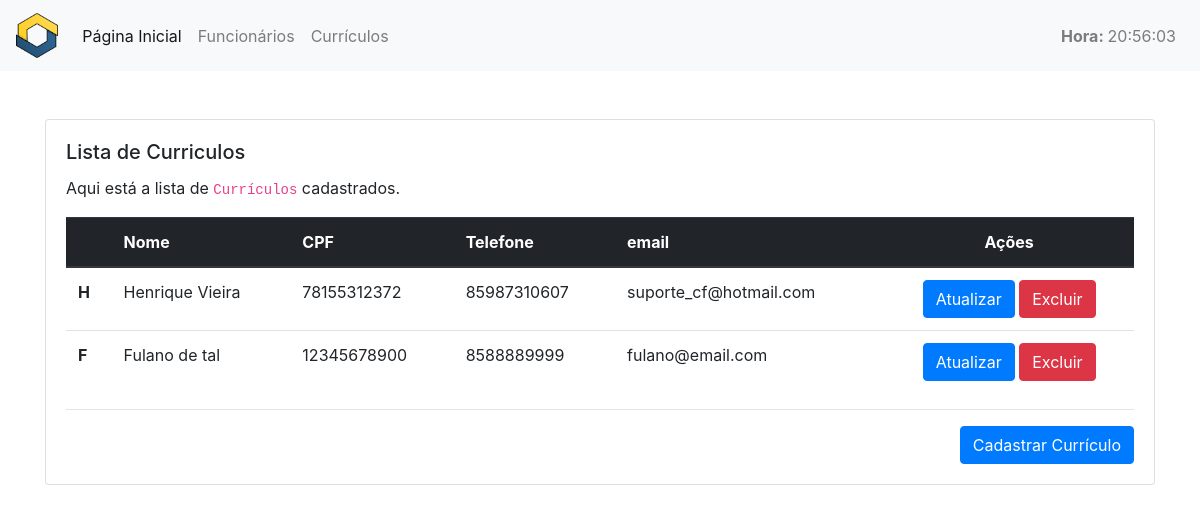
Page /curriculos/ on the committed database.
### helloworld/models.py (models this page shows)
class Curriculo(models.Model):
    SEXO_CHOICES = (
        ('M', u'Masculino'),
        ('F', u'Feminino'),
    )
    ESTADO_CIVIL_CHOICES = (
        ('S', u'Solteiro'),
        ('C', u'Casado'),
        ('D', u'Divorciado'),
        ('V', u'Viúvo'),
    )
    nome = models.CharField(
        max_length=255,
        null=True,
        blank=True
    )
    cpf = models.CharField(
        max_length=14,
        null=True,
        blank=True
    )
    TelCelular = models.CharField(
        max_length=11,
        blank=True,
        null=True,
        verbose_name='Nº telefone celular'
    )
    TelFixo = models.CharField(
        max_length=11,
        blank=True,
        null=True,
        verbose_name='Nº telefone fixo'
    )
    sexo = models.CharField(
        max_length=1,
        choices=SEXO_CHOICES
    )
    estado_civil = models.CharField(
        max_length=1,
        choices=ESTADO_CIVIL_CHOICES,
        verbose_name='Estado civil'
    )
    email = models.EmailField(
        null=True
    )
    idade = models.IntegerField(
        blank=True,
        null=True
    )
    remuneracao = models.DecimalField(
        max_digits=8,
        decimal_places=2,
        null=True,
        blank=True
    )
    login = models.CharField(
        max_length=255,
        null=True,
        blank=True
    )
    rua =  models.CharField(
        max_length=255,
        null=True,
        blank=True
    )
    numero = models.IntegerField(
        blank=True,
        null=True
    )
    bairro = models.CharField(
        max_length=255,
        null=True,
        blank=True
    )
    cidade  =  models.CharField(
        max_length=255,
        null=True,
        blank=True
    )
    estado  =  models.CharField(
        max_length=2,
        null=True,
        blank=True
    )
    cep = models.CharField(
        max_length=9,
        blank=True,
        null=True
    )
    curriculo = models.CharField(
        max_length=255,
        null=True,
        blank=True
    )
    descricao = models.TextField()
    criadoData = models.DateTimeField()
    status = models.IntegerField(
        blank=True,
        null=True
    )
    objetos = models.Manager()

### website/views.py (the view)
# urls.py: path('curriculos/', CurriculoListView.as_view(), name="lista_curriculo"),
class CurriculoListView(ListView):
    template_name = "website/lista_curriculo.html"
    model = Curriculo
    context_object_name = "curriculos"

### website/templatetags/primeira_letra.py (called while the page is built)
@register.filter
@stringfilter
def primeira_letra(value):
    return list(value)[0]

### website/templatetags/tempo_atual.py (called while the page is built)
@register.simple_tag
def tempo_atual():
    return datetime.datetime.now().strftime('%H:%M:%S')

### website/templates/website/lista_curriculo.html (shortened to what this page needs)
{% extends "website/_layouts/base.html" %}
{% load primeira_letra %}
{% block conteudo %}
<div class="container mt-5">
  <div class="row">
    <div class="col-lg-12 col-md-12 col-sm-12 col-xs-12">
      <div class="card">
        <div class="card-body">
          <h5 class="card-title">Lista de Curriculos</h5>
          {% if curriculos|length > 0 %}
            <p class="card-text">
              Aqui está a lista de <code>Currículos</code> cadastrados.
            </p>
            <table class="table">
              <thead class="thead-dark">
              <tr>
                <th scope="col"></th>
                <th scope="col">Nome</th>
                <th scope="col">CPF</th>
                <th scope="col">Telefone</th>
                <th scope="col">email</th>
                <th scope="col" class="text-center">Ações</th>
              </tr>
              </thead>
              <tbody>
              {% for curriculo in curriculos %}
                <tr>
                  <th scope="row">{{ curriculo.nome|primeira_letra }}</th>
                  <td>{{ curriculo.nome }}</td>
                  <td>{{ curriculo.cpf }}</td>
                  <td>{{ curriculo.TelCelular }}</td>
                  <td>{{ curriculo.email }}</td>
                  <td class="text-center">
                    <a href="{% url 'website:atualiza_curriculo' pk=curriculo.id %}"
                       class="btn btn-primary">Atualizar</a>
                    <a href="{% url 'website:deleta_curriculo' pk=curriculo.id %}"
                      class="btn btn-danger">Excluir</a>
                  </td>
                </tr>
              {% endfor %}
              </tbody>
            </table>
        {% else %}
          <div class="text-center mt-5 mb-5 jumbotron">
            <h5>Nenhum <code>Currículo</code> cadastrado ainda.</h5>
          </div>
        {% endif %}
          <hr />
          <div class="text-right">
            <a href="{% url 'website:cadastra_curriculo' %}" class="btn btn-primary">
              Cadastrar Currículo
            </a>
          </div>
        </div>
      </div>
    </div>
  </div>
</div>
{% endblock %}

### website/templates/website/_layouts/base.html (shortened to what this page needs)
<!DOCTYPE html>
<html>
    {% load static tempo_atual %}
    <head>
        <link rel="stylesheet" type="text/css" href="{% static 'css/bootstrap.min.css' %}">
        <link rel="stylesheet" type="text/css" href="{% static 'css/master.css' %}">
    </head>
    <body>
        <nav class="navbar navbar-expand-lg navbar-light bg-light">
            <a class="navbar-brand" href="{% url 'website:index' %}">
              <img src="{% static 'img/favicon.png' %}" height="45px">
            </a>
            <div class="collapse navbar-collapse" id="navbarSupportedContent">
                <ul class="navbar-nav mr-auto">
                    <li class="nav-item active">
                        <a class="nav-link" href="{% url 'website:index' %}">Página Inicial</a>
                    </li>
                    <li class="nav-item">
                        <a class="nav-link" href="{% url 'website:lista_funcionarios' %}">Funcionários</a>
                    </li>
                     <li class="nav-item">
                        <a class="nav-link" href="{% url 'website:lista_curriculo' %}">Currículos</a>
                    </li>
                </ul>
                <ul class="navbar-nav float-right">
                    <li class="nav-item">
                        <a class="nav-link" href="#"><b>Hora: </b>{% tempo_atual %}</a>
                    </li>
                </ul>
            </div>
        </nav>
        {% block conteudo %}{% endblock %}
    </body>
</html>

### rows in the picture
Curriculo: nome|primeira_letra "H", nome "Henrique Vieira", cpf "78155312372", TelCelular "85987310607", email "suporte_cf@hotmail.com"
Curriculo: nome|primeira_letra "F", nome "Fulano de tal", cpf "12345678900", TelCelular "8588889999", email "fulano@email.com"
